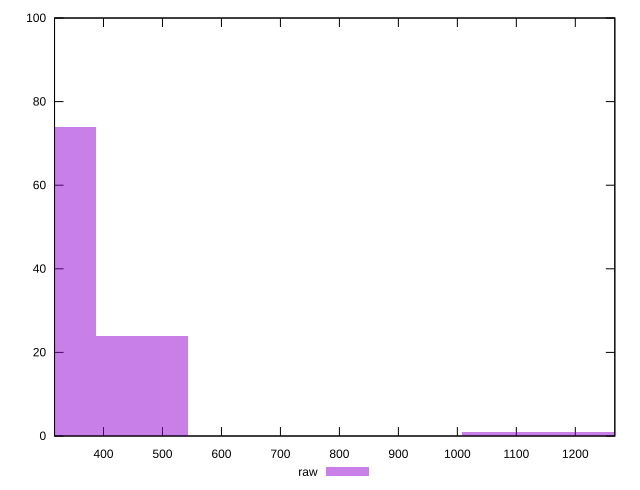

Write gnuplot code to recreate this figure.
reset

$raw <<EOF
1241.1435150420925 1
1086.000575661831 1
310.28587876052313 74
465.4288181407847 24
EOF

set key outside below
set boxwidth 155.14293938026157
set xrange [317:1267]
set yrange [0:100]
set trange [0:100]
set style fill transparent solid 0.5 noborder
set terminal svg size 640, 490 enhanced background rgb 'white'
set output "report_00017_2021-02-10T15-08-03.406Z/render-blocking-resources/samples/pages+cached+noadtech+nomedia/raw/histogram.svg"

plot $raw title "raw" with boxes

reset
